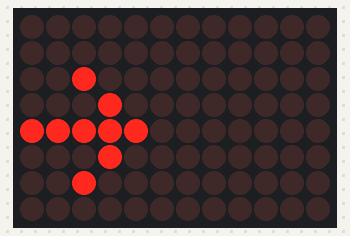
Simulated run of this sketch. Board: Arduino Uno R4 WiFi. Shown: 12×8 LED matrix.

Above: at 0.1 s.
At 0.6 s:
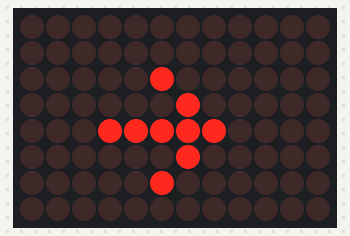
At 1.1 s:
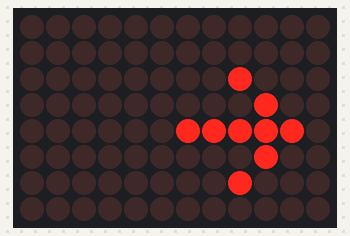

The sketch:

matrix4_three_frames.ino
```cpp
// matrix4_three_frames（LEDマトリクス：3枚の絵を順番に表示する例）
// 「animation.h」タブに、3枚の絵のデータ（矢印が右へ動く）が入っています。
// 3枚の絵を作って書き出した場合の書き方の例です（自由制作の絵の枚数は自由です）。
// 2枚しかないデータでは使いません。
// 絵の番号は 0 から始まります（3枚なら 0・1・2）。

#include "Arduino_LED_Matrix.h"   // LEDマトリクスを使うためのライブラリ
#include "animation.h"            // 絵のデータ（animation.h タブ）

// 絵が3枚ないときは、検証でこのメッセージのエラーになります。
static_assert(sizeof(animation) / sizeof(animation[0]) >= 3,
              "animation.h に絵が3枚ありません。エディターで3枚作ってから書き出してください。");

ArduinoLEDMatrix matrix;          // LEDマトリクスを使う準備

void setup() {
  matrix.begin();                 // LEDマトリクスを使い始める
}

void loop() {
  matrix.loadFrame(animation[0]); // 1枚目の絵を表示する
  delay(500);                     // 500ミリ秒（0.5秒）待つ
  matrix.loadFrame(animation[1]); // 2枚目の絵を表示する
  delay(500);
  matrix.loadFrame(animation[2]); // 3枚目の絵を表示する
  delay(500);
}
```

animation.h
```cpp
const uint32_t animation[][4] = {
	{
		0x20,
		0x100f801,
		0x200000,
		66
	},
	{
		0x4,
		0x201f00,
		0x20040000,
		66
	},
	{
		0x0,
		0x800403e0,
		0x4008000,
		66
	}
};
```

Measured:
- by itself, everything shown: repeats every 1.5 s, in 3 steps
- what the display in image 1 shows lasts 0.5 s, from 0.5 s to 1.0 s
